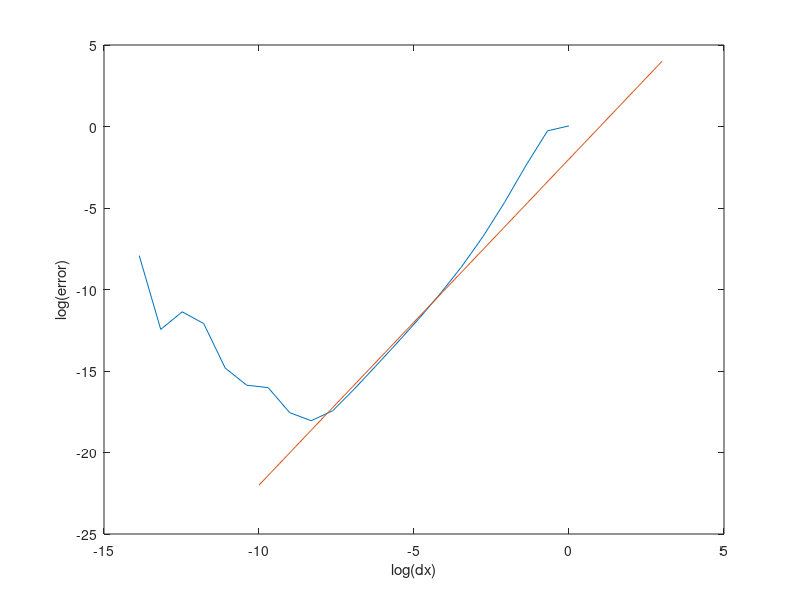

MATLAB code to generate this figure: (Note: this script raises an error after producing the figure.)
clc
clear all;
close all;

p = 0.1  #Punto a evaluar
dx=1  #Espacio entre nodos
#En cada iteracion reducimos dx en un factor de 2
for i=1:20
  dx = [dx dx(end)/2];
endfor

Der2 =[];
#Aproximacion
for i=1:length(dx)
  f=@(x) e^(-0.25*x.^3);  #Definimos la funcion analitica
  f1 = f(p);  #
  f2 = f(p+dx(i));
  f3 = f(p+2*dx(i));
  f4 = f(p+3*dx(i));
  der2 = (2*f1-5*f2+4*f3-f4)/(dx(i)*dx(i)); #Aproximacion de la derivada segunda
  Der2 = [Der2 der2];  #Vector con los valores de la derivada segunda en el punto p
end



#Analitica
Der2_analitica = [];
#d2f = @(x) -3/2 * x * e^(-0.25 * x^3) + 9/16 * x^5 * e^(-0.25 * x^3);
d2f = @(x) e^(-0.25*x^3)*(-1.5*x + 0.5625*x^4);

for i=1:length(dx)
  Der2_analitica = [Der2_analitica d2f(p)];  #Generamos un vector con los valores de la derivada analitica
end
#df = @(x) e^(-0.25*x^3)*(-3*0.25*x^2);

error = sqrt((Der2_analitica-Der2).^2);  #Calculamos el error entre la derivada aproximada y la analitica

plot(log(dx),log(error))  #Vemos la evolucion del error a medida que se redujo el espacio entre nodos.
xlabel('log(dx)')
ylabel('log(error)')
hold on
x = linspace(-10, 3, 100); # Rango de valores de x
y = 2*(x+3) - 8;       # Ecuación de la recta
plot(x, y);

#Para calcular el orden del error se debe plantear:
#Que el error de aproximacion sea de orden p, es equivalente a:
#E = C*dx^p --> log E = log C + p*log(dx)
#Lo que es la ecuacion de una recta de la forma y = a*x + b
#Sabemos que el orden de aproximacion de la derivada utilizada en este caso es de orden 2,
#Por lo que se debe cumplir que: log E = log C + 2log(dx).
#Esto se puede ver graficamente al comparar con una recta con pendiente 2

#Otra forma de obtener la pendiente y por ende el orden
#p = (y2-y1)/(x2-x1) -->
p = (log(error(6))-log(error(5)))/(log(dx(6))-log(dx(5)))


taylorDF([0,1,2,3],2)




